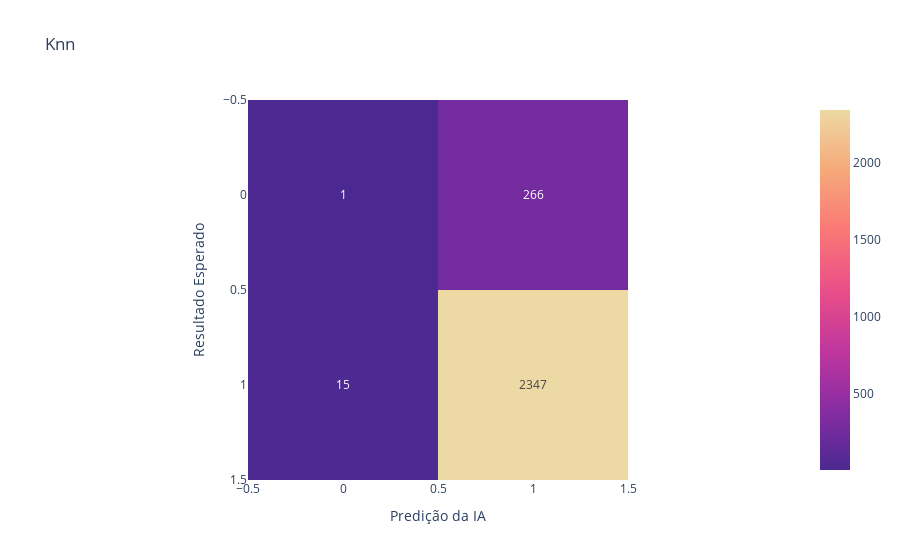
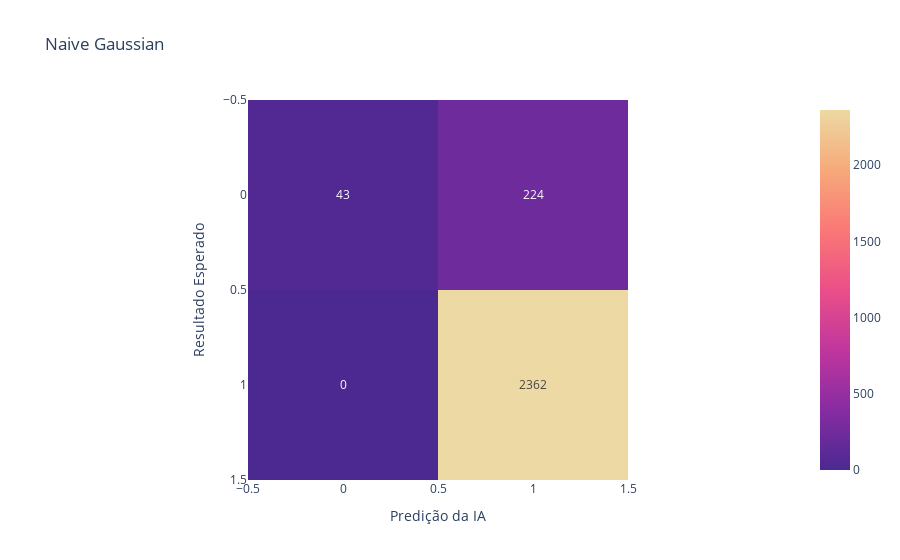
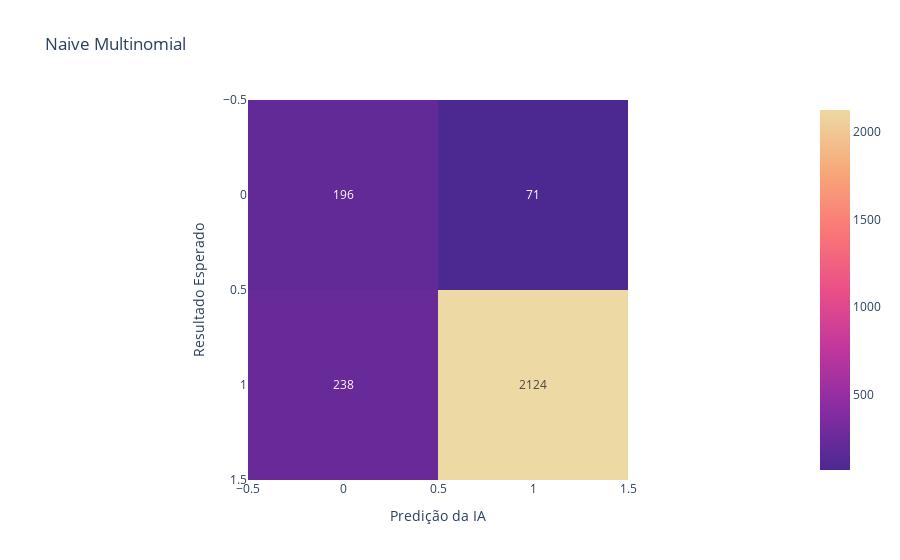
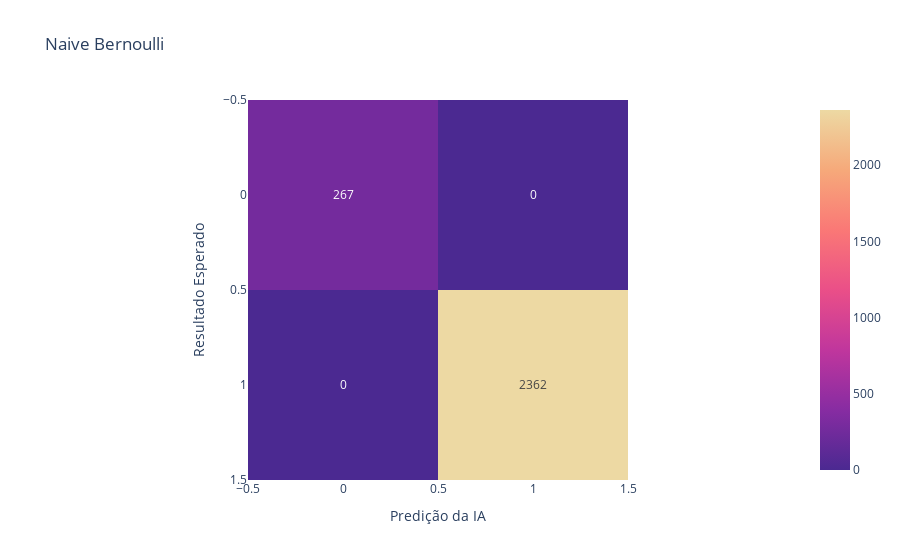

The cell these charts' notebook holds for them, in order:
### Markdown cell above
**Para explorar mais estes scores de acuracia, aplicaremos matrizes de confusao a todos nossos algoritimos, exibindo assim como fica a distribuição de seus resultados.**

### Code cell
from sklearn.metrics import confusion_matrix
import plotly.express as px
def matrizConfusao(classifier,name):
    cm = confusion_matrix(y_test, classifier.predict(x_test))
    counts = [value for value in cm.flatten()]
    labels = [f'{v1}' for v1 in counts]
    labels = np.asarray(labels).reshape(2,2)
    fig = px.imshow(cm,labels=dict(x="Predição da IA", y="Resultado Esperado"),text_auto=True,color_continuous_scale='Agsunset',title=name)
    fig.show()

algoNames = ['Knn', 'Naive Gaussian', 'Naive Multinomial', 'Naive Bernoulli', 'SVM', 'Neural']
algoritimos = [knn, nbG, nbM, nbB, svm, neural]

for i in range(len(algoritimos)):
  matrizConfusao(algoritimos[i],algoNames[i])

### Figure 1 — Plotly figure (JSON) as saved in the notebook; plotly's stock layout.template omitted (floating-point values rounded to 4 significant figures)
{"data": [{"coloraxis": "coloraxis", "hovertemplate": "Predição da IA: %{x}<br>Resultado Esperado: %{y}<br>color: %{z}<extra></extra>", "name": "0", "texttemplate": "%{z}", "type": "heatmap", "xaxis": "x", "yaxis": "y", "z": [[1, 266], [15, 2347]]}], "layout": {"coloraxis": {"colorscale": [[0, "rgb(75, 41, 145)"], [0.1667, "rgb(135, 44, 162)"], [0.3333, "rgb(192, 54, 157)"], [0.5, "rgb(234, 79, 136)"], [0.6667, "rgb(250, 120, 118)"], [0.8333, "rgb(246, 169, 122)"], [1, "rgb(237, 217, 163)"]]}, "title": {"text": "Knn"}, "xaxis": {"anchor": "y", "constrain": "domain", "domain": [0, 1], "scaleanchor": "y", "title": {"text": "Predição da IA"}}, "yaxis": {"anchor": "x", "autorange": "reversed", "constrain": "domain", "domain": [0, 1], "title": {"text": "Resultado Esperado"}}}}

### Figure 2 — Plotly figure (JSON) as saved in the notebook; plotly's stock layout.template omitted (floating-point values rounded to 4 significant figures)
{"data": [{"coloraxis": "coloraxis", "hovertemplate": "Predição da IA: %{x}<br>Resultado Esperado: %{y}<br>color: %{z}<extra></extra>", "name": "0", "texttemplate": "%{z}", "type": "heatmap", "xaxis": "x", "yaxis": "y", "z": [[43, 224], [0, 2362]]}], "layout": {"coloraxis": {"colorscale": [[0, "rgb(75, 41, 145)"], [0.1667, "rgb(135, 44, 162)"], [0.3333, "rgb(192, 54, 157)"], [0.5, "rgb(234, 79, 136)"], [0.6667, "rgb(250, 120, 118)"], [0.8333, "rgb(246, 169, 122)"], [1, "rgb(237, 217, 163)"]]}, "title": {"text": "Naive Gaussian"}, "xaxis": {"anchor": "y", "constrain": "domain", "domain": [0, 1], "scaleanchor": "y", "title": {"text": "Predição da IA"}}, "yaxis": {"anchor": "x", "autorange": "reversed", "constrain": "domain", "domain": [0, 1], "title": {"text": "Resultado Esperado"}}}}

### Figure 3 — Plotly figure (JSON) as saved in the notebook; plotly's stock layout.template omitted (floating-point values rounded to 4 significant figures)
{"data": [{"coloraxis": "coloraxis", "hovertemplate": "Predição da IA: %{x}<br>Resultado Esperado: %{y}<br>color: %{z}<extra></extra>", "name": "0", "texttemplate": "%{z}", "type": "heatmap", "xaxis": "x", "yaxis": "y", "z": [[196, 71], [238, 2124]]}], "layout": {"coloraxis": {"colorscale": [[0, "rgb(75, 41, 145)"], [0.1667, "rgb(135, 44, 162)"], [0.3333, "rgb(192, 54, 157)"], [0.5, "rgb(234, 79, 136)"], [0.6667, "rgb(250, 120, 118)"], [0.8333, "rgb(246, 169, 122)"], [1, "rgb(237, 217, 163)"]]}, "title": {"text": "Naive Multinomial"}, "xaxis": {"anchor": "y", "constrain": "domain", "domain": [0, 1], "scaleanchor": "y", "title": {"text": "Predição da IA"}}, "yaxis": {"anchor": "x", "autorange": "reversed", "constrain": "domain", "domain": [0, 1], "title": {"text": "Resultado Esperado"}}}}

### Figure 4 — Plotly figure (JSON) as saved in the notebook; plotly's stock layout.template omitted (floating-point values rounded to 4 significant figures)
{"data": [{"coloraxis": "coloraxis", "hovertemplate": "Predição da IA: %{x}<br>Resultado Esperado: %{y}<br>color: %{z}<extra></extra>", "name": "0", "texttemplate": "%{z}", "type": "heatmap", "xaxis": "x", "yaxis": "y", "z": [[267, 0], [0, 2362]]}], "layout": {"coloraxis": {"colorscale": [[0, "rgb(75, 41, 145)"], [0.1667, "rgb(135, 44, 162)"], [0.3333, "rgb(192, 54, 157)"], [0.5, "rgb(234, 79, 136)"], [0.6667, "rgb(250, 120, 118)"], [0.8333, "rgb(246, 169, 122)"], [1, "rgb(237, 217, 163)"]]}, "title": {"text": "Naive Bernoulli"}, "xaxis": {"anchor": "y", "constrain": "domain", "domain": [0, 1], "scaleanchor": "y", "title": {"text": "Predição da IA"}}, "yaxis": {"anchor": "x", "autorange": "reversed", "constrain": "domain", "domain": [0, 1], "title": {"text": "Resultado Esperado"}}}}
